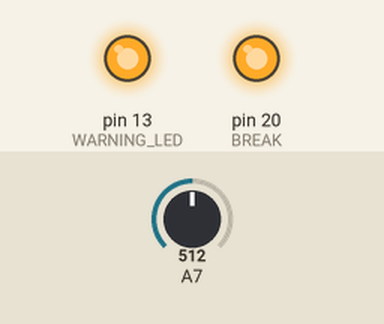
This sketch was run on a simulated Arduino Mega 2560, built with avr-gcc and run on an emulated ATmega2560. Shown: output pins drawn as LEDs (lit = HIGH). Inputs (shaded band) come from the test bench; at power-on: A7 = 512. Pins used as bus, display or sensor lines are not drawn.

Above: at 0.1 s.
Timing chart, 0 to 1.6 s (numbered marks = the images above):
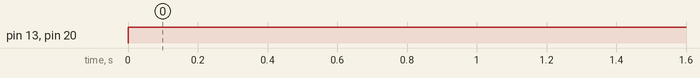

Measured:
- by itself, pin 13 (WARNING_LED), pin 20 (BREAK): LOW → HIGH at 0.00 s

The sketch:

teensy-control.ino
```cpp
// 58 us +Vs followed by 58 us -Vs defines a binary 1
// 100 us +Vs followed by 100 us -Vs defines a binary 0

int PWM = 0;
int DIR = 1;
int TF = 21;
int BREAK = 20;
int CUR = 23;
int WARNING_LED = 13;
float current;
const long numChars = 1000;
char receivedChars[numChars];
long messageLen = 0;
char currentPacket[numChars];
long lenCurrentPacket = 0;
const long baselinePacketLen = 43;
const char idlePacket[baselinePacketLen] = "111111111111110111111110000000000111111111"; // all decoders ignore this command

void setup() {
  // the setup routine runs once when you press reset:
  pinMode(PWM, OUTPUT);
  digitalWrite(PWM, HIGH);
  pinMode(DIR, OUTPUT);
  pinMode(TF, INPUT);
  pinMode(BREAK, OUTPUT);
  digitalWrite(BREAK, LOW);
  pinMode(WARNING_LED, OUTPUT);
  Serial.begin(9600);              // Baud rate
}

// the loop routine runs over and over again forever:
void loop() {
  current = analogRead(CUR) * 3.3/1024. / (0.350*3./1000.);
  if (current > 1000) {
    digitalWrite(BREAK, HIGH);
    delayMicroseconds(1); // Should be 1 us delay between pin changes on LMD18200
    digitalWrite(PWM, LOW);
    digitalWrite(WARNING_LED, HIGH);
  }
  recvWithStartEndMarkers();
  writeDCC();
}

void recvWithStartEndMarkers() {
    static boolean recvInProgress = false;
    static long ndx = 0;
    char startMarker = '<';
    char endMarker = '>';
    char rc;

    while (Serial.available() > 0) {
        rc = Serial.read();

        if (recvInProgress == true) {
            if (rc != endMarker) {
                //Serial.println(rc,BIN);
                receivedChars[ndx] = rc;
                ndx++;
                if (ndx >= numChars) {
                    ndx = numChars - 1;
                }
            }
            else {
                recvInProgress = false;
                messageLen = ndx;
                memcpy(currentPacket, receivedChars, messageLen);
                lenCurrentPacket = messageLen;
            }
        }
        else if (rc == startMarker) {
            ndx = 0;
            recvInProgress = true;
        }
    }
}

void writeBinary1(){
  //Serial.print('1');
  digitalWrite(DIR, LOW);
  delayMicroseconds(58);
  digitalWrite(DIR, HIGH);
  delayMicroseconds(58);
}

void writeBinary0(){
  //Serial.print('0');
  digitalWrite(DIR, LOW);
  delayMicroseconds(100);
  digitalWrite(DIR, HIGH);
  delayMicroseconds(100);
}

void writeDCC(){
  if (lenCurrentPacket > 0){
    for (long i=0; i<14; i++){
      writeBinary1();
    }
    for (long i=0; i<lenCurrentPacket; i++){
      writeBinary0();

      for (int j=7; j>-1; j--){
        if ((currentPacket[i] >> j) & 0x01) {
          writeBinary1();
        }
        else {
          writeBinary0();
        }
      }
    }
    writeBinary1();
  }
  writeIdlePacket(); // write an idle packet between repeats
}

void writeIdlePacket(){
  long i = 0;
  for (i=0; i<baselinePacketLen; i++){
    if (idlePacket[i] == '0'){
      writeBinary0();
    }
    else if (idlePacket[i] == '1'){
      writeBinary1();
    }
  }
}
```
